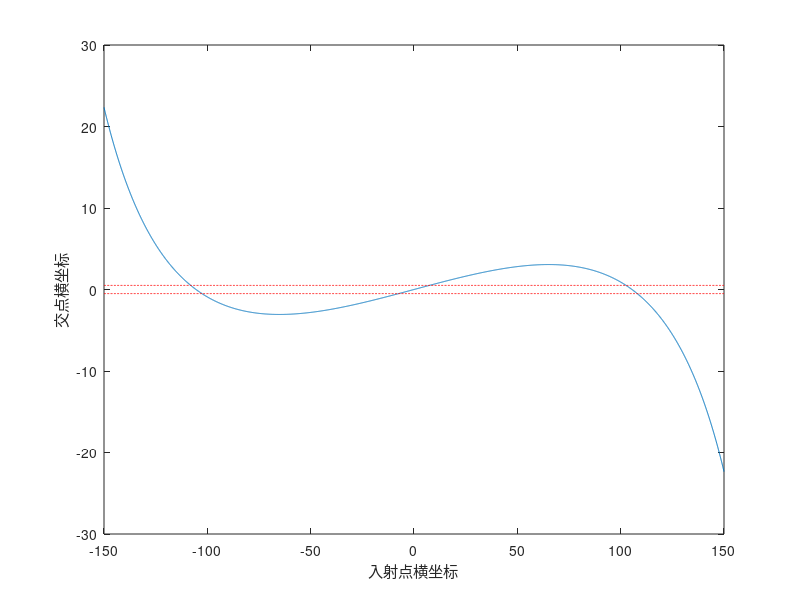

Recreate this plot in MATLAB. (Note: this script raises an error after producing the figure.)
clc,clear
x=[];
R=300.4;
for x0=-150:0.1:150
    y0=-sqrt(R^2-x0.^2);
    n=[-x0;-y0];
    e=[0;-1];
    n1=n/norm(n);
    en=sum(e.*n1);
    c=e-2.*en.*n1;
    x=[x,c(1)/c(2).*(-0.534*R-y0)+x0];
end
x0=-150:0.1:150;
plot(x0,x)   
hold on
y11=[0.5;-0.5].*ones(2,length(x0));
plot(x0,y11,'r--')
xlabel('入射点横坐标');ylabel('交点横坐标')
beautiplot